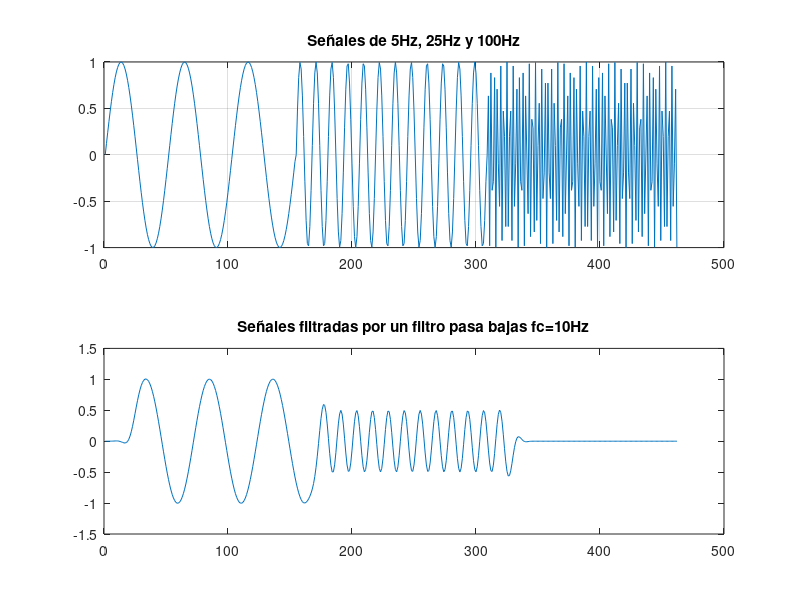

MATLAB code for this plot:
clear all
clc
%Filtro Pasa-Bajas Hanning
h(20)=zeros;
fc=0.078;
wcn=0.49;
N=41;
%Para obtener la parte positiva de la respuesta del filtro
for n=1:20
w(n)=0.5+0.5*cos(2*pi*n/41);
hd(n)=2*fc*sin(n*wcn)/(n*wcn);
h(20+n+1)=hd(n)*w(n)
h(21)=2*fc
end
%Para hacer simétrica la respuesta del filtro
for n=1:20
h(21-n)=h(21+n)
end
t= 0:1/256:0.6; %Duración 3 ciclos de señal senoidal de 5 Hz;
s1 = sin(2*pi*5*t);
s2 = sin(2*pi*20*t);
s3 = sin(2*pi*100*t);
senal = [s1, s2, s3];
x = zeros(1,length(h));
y = zeros(1,length(senal));
for n = 1:length(senal)
x(1) = senal(n);
for k = 1:length(h)
y(n) = y(n) + h(k)*x(k);
end
for k=length(h):-1:2
x(k) = x(k-1);
end
end
t= 0:1/256:0.6; %Duración 3 ciclos de señal senoidal de 5 Hz;
s1 = sin(2*pi*5*t); %Senoidal de 5Hz
s2 = sin(2*pi*20*t); %Senoidal de 20Hz
s3 = sin(2*pi*100*t); %Senoidal de 100Hz
senal = [s1, s2, s3]; %Senales concatenadas
2
x = zeros(1,length(h));
y = zeros(1,length(senal));
%Para realizar la convolución
for n = 1:length(senal)
x(1) = senal(n);
for k = 1:length(h)
y(n) = y(n) + h(k)*x(k);
end
for k=length(h):-1:2
x(k) = x(k-1);
end
end
%Graficado de las señales
figure (1)
subplot(2,1,1)
plot(senal)
grid on
title('Señales de 5Hz, 25Hz y 100Hz')
subplot(2,1,2)
plot(y)
title('Señales filtradas por un filtro pasa bajas fc=10Hz')

